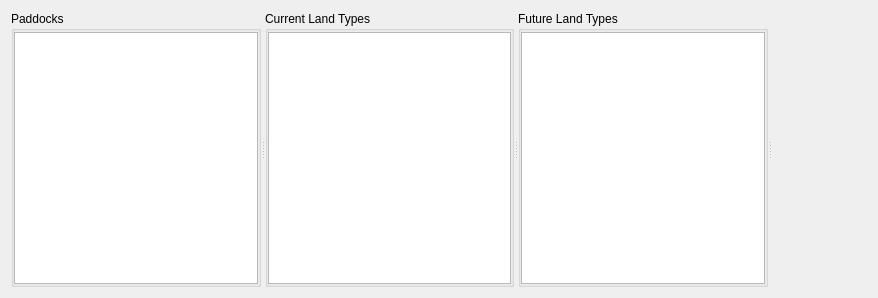
<?xml version="1.0" encoding="UTF-8"?>
<ui version="4.0">
 <class>PaddockWidgetBase</class>
 <widget class="QWidget" name="PaddockWidgetBase">
  <property name="geometry">
   <rect>
    <x>0</x>
    <y>0</y>
    <width>878</width>
    <height>298</height>
   </rect>
  </property>
  <property name="sizePolicy">
   <sizepolicy hsizetype="Expanding" vsizetype="MinimumExpanding">
    <horstretch>0</horstretch>
    <verstretch>0</verstretch>
   </sizepolicy>
  </property>
  <property name="windowTitle">
   <string>Form</string>
  </property>
  <layout class="QVBoxLayout" name="verticalLayout" stretch="1">
   <item>
    <widget class="QSplitter" name="splitter">
     <property name="sizePolicy">
      <sizepolicy hsizetype="Expanding" vsizetype="MinimumExpanding">
       <horstretch>0</horstretch>
       <verstretch>0</verstretch>
      </sizepolicy>
     </property>
     <property name="orientation">
      <enum>Qt::Horizontal</enum>
     </property>
     <widget class="QGroupBox" name="paddockListGroupBox">
      <property name="sizePolicy">
       <sizepolicy hsizetype="Expanding" vsizetype="MinimumExpanding">
        <horstretch>0</horstretch>
        <verstretch>0</verstretch>
       </sizepolicy>
      </property>
      <property name="title">
       <string>Paddocks</string>
      </property>
      <layout class="QVBoxLayout" name="paddocksVerticalLayout">
       <property name="leftMargin">
        <number>0</number>
       </property>
       <property name="topMargin">
        <number>1</number>
       </property>
       <property name="rightMargin">
        <number>0</number>
       </property>
       <property name="bottomMargin">
        <number>0</number>
       </property>
       <item>
        <widget class="PaddockTableView" name="paddockTableView"/>
       </item>
      </layout>
     </widget>
     <widget class="QGroupBox" name="currentPaddockLandTypeListGroupBox">
      <property name="sizePolicy">
       <sizepolicy hsizetype="Expanding" vsizetype="MinimumExpanding">
        <horstretch>0</horstretch>
        <verstretch>0</verstretch>
       </sizepolicy>
      </property>
      <property name="title">
       <string>Current Land Types</string>
      </property>
      <layout class="QVBoxLayout" name="currentPaddockLandTypesVerticalLayout">
       <property name="leftMargin">
        <number>0</number>
       </property>
       <property name="topMargin">
        <number>1</number>
       </property>
       <property name="rightMargin">
        <number>0</number>
       </property>
       <property name="bottomMargin">
        <number>0</number>
       </property>
       <item>
        <widget class="CurrentPaddockLandTypesLayerList" name="currentPaddockLandTypesList"/>
       </item>
      </layout>
     </widget>
     <widget class="QGroupBox" name="futurePaddockLandTypeListGroupBox">
      <property name="sizePolicy">
       <sizepolicy hsizetype="Expanding" vsizetype="MinimumExpanding">
        <horstretch>0</horstretch>
        <verstretch>0</verstretch>
       </sizepolicy>
      </property>
      <property name="title">
       <string>Future Land Types</string>
      </property>
      <layout class="QVBoxLayout" name="futurePaddockLandTypesVerticalLayout">
       <property name="leftMargin">
        <number>0</number>
       </property>
       <property name="topMargin">
        <number>1</number>
       </property>
       <property name="rightMargin">
        <number>0</number>
       </property>
       <property name="bottomMargin">
        <number>0</number>
       </property>
       <item>
        <widget class="FuturePaddockLandTypesLayerList" name="futurePaddockLandTypesList"/>
       </item>
      </layout>
     </widget>
     <widget class="QWidget" name="spacerWidget" native="true">
      <property name="sizePolicy">
       <sizepolicy hsizetype="Expanding" vsizetype="Expanding">
        <horstretch>0</horstretch>
        <verstretch>0</verstretch>
       </sizepolicy>
      </property>
     </widget>
    </widget>
   </item>
  </layout>
 </widget>
 <customwidgets>
  <customwidget>
   <class>CurrentPaddockLandTypesLayerList</class>
   <extends>QListWidget</extends>
   <header>mlapp/src/widgets/feature_list/paddock_land_types_layer_list</header>
  </customwidget>
  <customwidget>
   <class>FuturePaddockLandTypesLayerList</class>
   <extends>QListWidget</extends>
   <header>mlapp/src/widgets/feature_list/paddock_land_types_layer_list</header>
  </customwidget>
  <customwidget>
   <class>PaddockTableView</class>
   <extends>QTableView</extends>
   <header>mlapp/src/widgets/feature_table_view/paddock_table_view</header>
  </customwidget>
 </customwidgets>
 <resources/>
 <connections/>
</ui>
